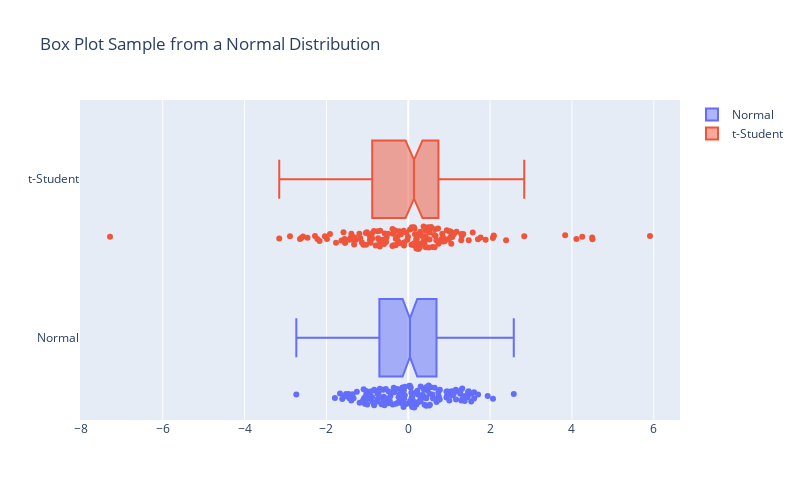

The cell this chart's notebook holds for it:
### Code cell
fig = go.Figure()

for l in df['Label'].unique():
    subdata = df[df.Label==l]
    
    fig.add_trace(go.Box(x=subdata["Data"], 
                        notched=True, 
                        boxpoints="all",
                        name=l
                        ))
fig.update_layout(title='Box Plot Sample from a Normal Distribution', 
                  height = 500, width = 800,)

### Figure 1 — Plotly figure (JSON) as saved in the notebook; plotly's stock layout.template omitted (floating-point values rounded to 4 significant figures; data arrays with more than 128 entries replaced by an {"elided": "..."} marker saying what was removed)
{"data": [{"boxpoints": "all", "name": "Normal", "notched": true, "type": "box", "x": {"elided": "150 float values"}}, {"boxpoints": "all", "name": "t-Student", "notched": true, "type": "box", "x": {"elided": "150 float values"}}], "layout": {"height": 500, "title": {"text": "Box Plot Sample from a Normal Distribution"}, "width": 800}}
